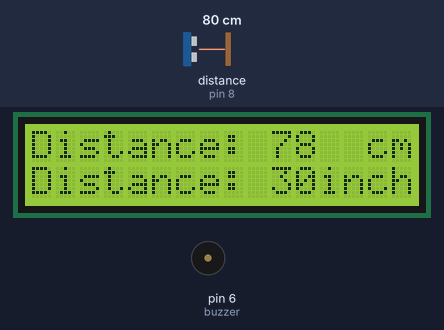
This sketch was run on a simulated Arduino Uno, built with avr-gcc and run on an emulated ATmega328P. Shown: 16×2 character LCD, buzzer (waves = sounding, pin HIGH). Wiring (inferred from the names in the program): ultrasonic range finder: trigger pin 9; echo pin 8. Inputs (shaded band) come from the test bench; at power-on: distance to the obstacle (sensor on pin 8) 80 cm. The echo pulse lasts 58.3 µs per cm; pins used as bus, display or sensor lines are not drawn.

Above: at 1.2 s.
1.3 s: distance to the obstacle (sensor on pin 8) set to 12 cm
At 2.5 s:
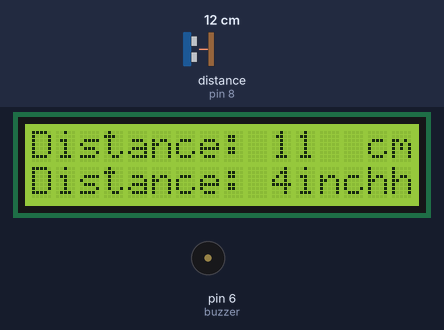
2.8 s: distance to the obstacle (sensor on pin 8) set to 9 cm
At 2.94 s:
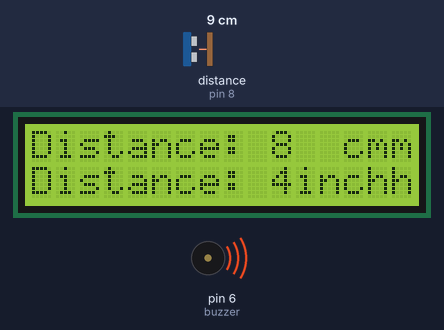
4.7 s: distance to the obstacle (sensor on pin 8) set to 2 cm
At 5.83 s:
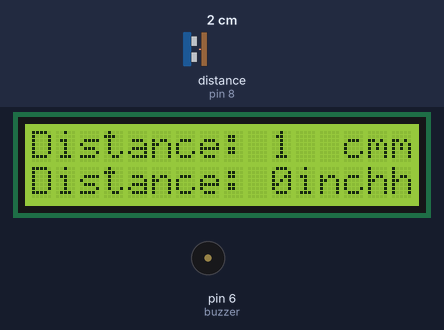
Timing chart, 0 to 12.5 s (numbered marks = the images above; inputs shaded):
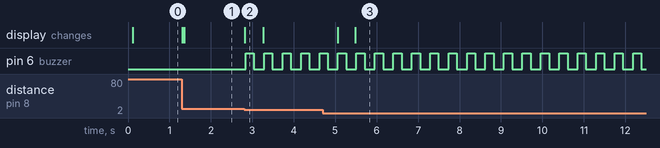

Measured:
- the behaviour switches between 11 and 10 cm on distance to the obstacle (sensor on pin 8) (found by bisection; images 1 and 2)
- after the input at 1.3 s, the display: first changes at once (image 1 shows a later state)
- after the input at 2.8 s, pin 6 (buzzer): alternates HIGH for 0.20 s and LOW for 0.25 s, starting at once; the display: changes at once (image 2)
- after the input at 4.7 s, the display: first changes after 0.37 s (image 3 shows a later state)
- what the display in image 2 shows lasts 0.5 s, from 2.8 s to 3.3 s

The sketch:

Alert_Distance.ino
```cpp
#include <LiquidCrystal.h>

const int rs = 12, en = 11, d4 = 2, d5 = 3, d6 = 4, d7 = 5,buzzer=6;
LiquidCrystal lcd(rs, en, d4, d5, d6, d7);// Creates an LCD object. Parameters: (rs, enable, d4, d5, d6, d7)

const int trigPin = 9;
const int echoPin = 8;
long duration;
int distanceCm, distanceInch;

void setup() {

lcd.begin(16,2); // Initializes the interface to the LCD screen, and specifies the dimensions (width and height) of the display
pinMode(trigPin, OUTPUT);
pinMode(echoPin, INPUT);
pinMode(buzzer,OUTPUT);

}

void loop() {

digitalWrite(trigPin, LOW);
delayMicroseconds(2);
digitalWrite(trigPin, HIGH);
delayMicroseconds(10);
digitalWrite(trigPin, LOW);

duration = pulseIn(echoPin, HIGH);
distanceCm= duration*0.034/2;
distanceInch = duration*0.0133/2;

lcd.setCursor(0,0); // Sets the location at which subsequent text written to the LCD will be displayed
lcd.print("Distance: "); // Prints string "Distance" on the LCD
lcd.print(distanceCm); // Prints the distance value from the sensor
lcd.print("  cm");
delay(20);

if(distanceCm<10)
  {
    digitalWrite(buzzer,HIGH);
    delay(200);
    digitalWrite(buzzer,LOW);
    delay(200);
  }

lcd.setCursor(0,1);
lcd.print("Distance: ");
lcd.print(distanceInch);
lcd.print("inch");
delay(20);


}
```
